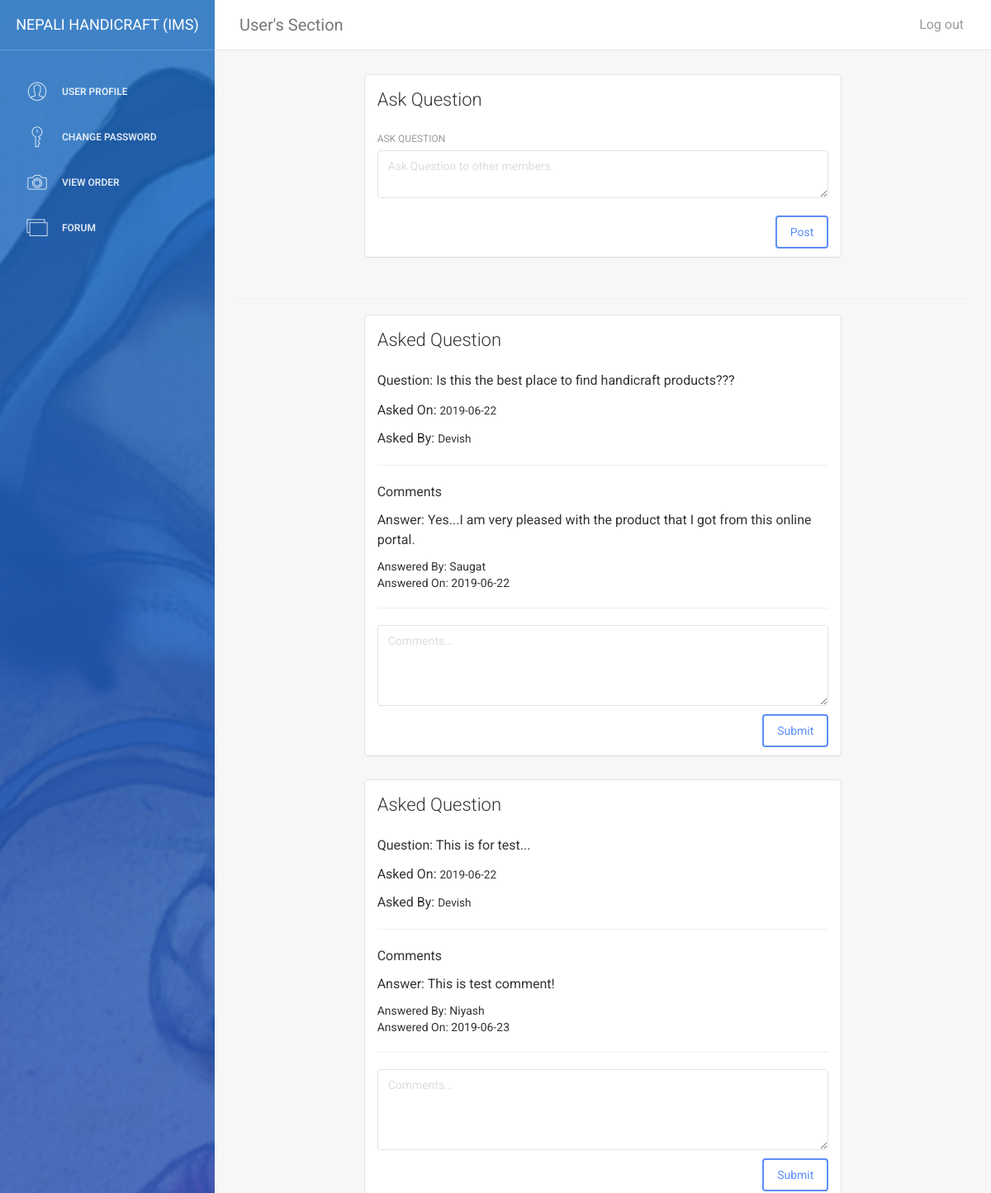
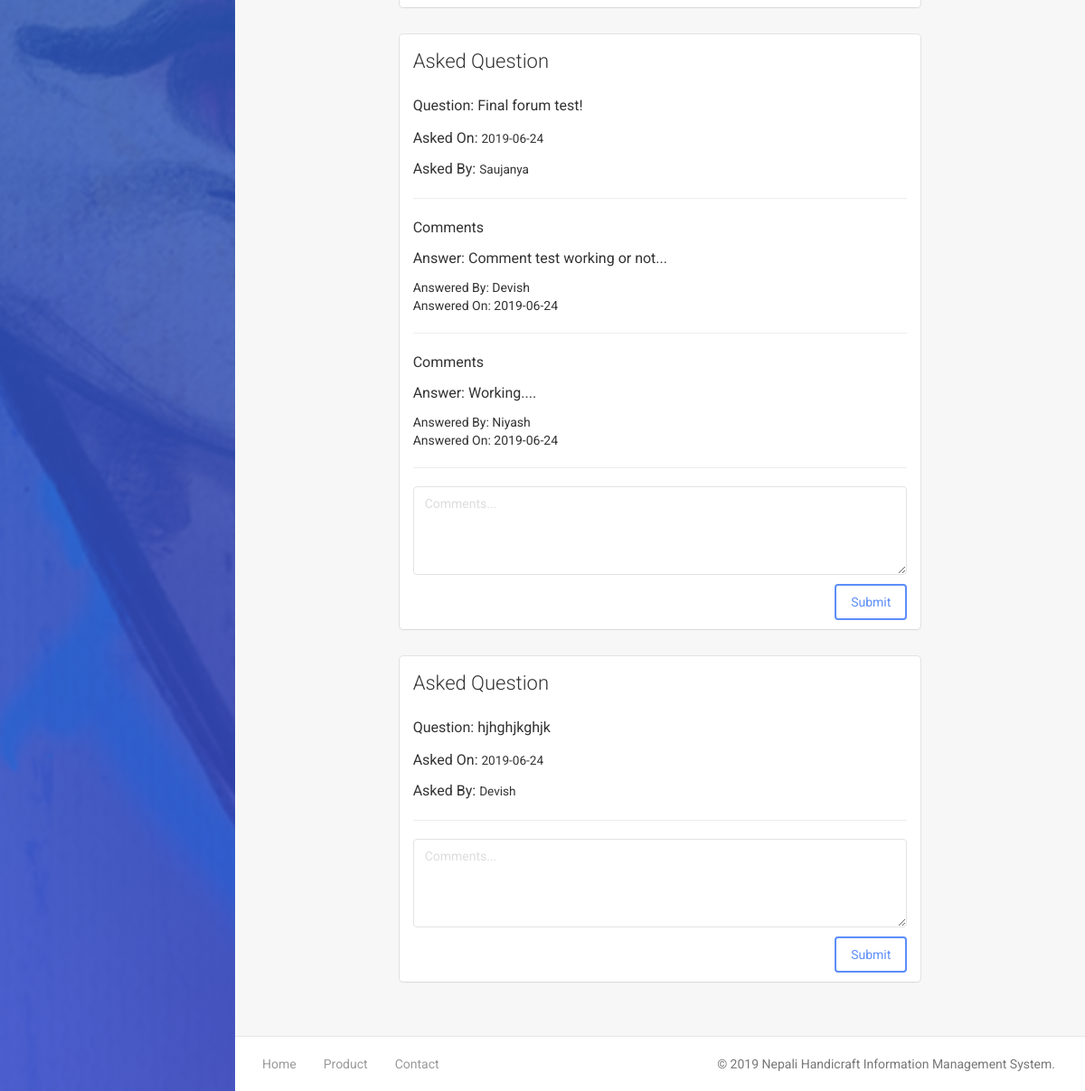
The page /user/forum.php (signed in) on the database its author committed (2 pictures, top to bottom).
### tables this page shows
CREATE TABLE `tbl_forum_question` (
  `fq_id` int(11) NOT NULL,
  `u_name` varchar(255) NOT NULL,
  `question` text NOT NULL,
  `date` date NOT NULL
);

CREATE TABLE `tbl_forum_comment` (
  `fc_id` int(11) NOT NULL,
  `u_name` varchar(50) NOT NULL,
  `fq_id` int(11) NOT NULL,
  `comment` text NOT NULL,
  `date` date NOT NULL
);

### includes/dbConnection.php (called while the page is built, shortened)
<?php
class Connection
{
    private $host;
    private $user;
    private $password;
    private $database;
    private $connect;
    public function __construct()
    {
        $this->host = "localhost";
        $this->user = "root";
        $this->password = "";
        $this->database = "00174648_devishbaidawarchhetri_cp";
    }
    public function getConnection()
    {
        $this->connect = new mysqli($this->host,$this->user,$this->password,$this->database);
        if($this->connect->connect_error)
        {
            die("Error :" .$this->connect->error);
        }
        else
        {
            return $this->connect;
        }
    }
    public function getData($sql)
    {
        $data = [];
        $result = $this->connect->query($sql);
        if($result->num_rows > 0)
        {
            while($row = $result->fetch_assoc())
            {
                $data[] = $row;
            }
        }
        else
        {
            echo "No data found";
        }
        return $data;
    }
}

### classes/forum.class.php (called while the page is built, shortened)
<?php
    require "../includes/dbConnection.php";
    Class Forum extends Connection
    {
        private $connect;
        public function __construct(){
            $this->connect = new Connection();
        }
        public function selectQuestions(){
            return $this->connect->getData("SELECT * FROM `tbl_forum_question`");
        }
    }
?>

### user/forum.php (the view, shortened to what this page needs)
<?php
    require "../classes/forum.class.php";
    $forum = new Forum();
    $result = $forum->selectQuestions();
?>
<!doctype html>
<html lang="en">
<head>
    <link href="assets/css/bootstrap.min.css" rel="stylesheet" />
    <link href="assets/css/animate.min.css" rel="stylesheet"/>
    <link href="assets/css/light-bootstrap-dashboard.css?v=1.4.0" rel="stylesheet"/>
    <link href="assets/css/demo.css" rel="stylesheet" />
    <link href="http://maxcdn.bootstrapcdn.com/font-awesome/4.2.0/css/font-awesome.min.css" rel="stylesheet">
    <link href="assets/css/pe-icon-7-stroke.css" rel="stylesheet" />
</head>
<body>
<div class="wrapper">
    <?php include ('user-sidebar.php'); ?>
    <div class="main-panel">
    <?php include ('user-nav.php'); ?>
        <div class="content">
            <div class="container-fluid">
                <div class="row">
                    <div class="col-md-2"></div>
                    <div class="col-md-8">
                        <div class="card">
                            <div class="header">
                                <h4 class="title">Ask Question</h4>
                            </div>
                            <div class="content">
                                <form action="../actions/postQuestion-action.php" method="POST">
                                    <div class="row">
                                        <div class="col-md-12">
                                            <div class="form-group">
                                                <label>Ask Question</label>
                                                <textarea name="forum-question" class="form-control" cols="5" rows="2" placeholder="Ask Question to other members." required></textarea>
                                            </div>
                                        </div>
                                    </div>
                                    <button type="submit" class="btn btn-primary pull-right" name="postQuestion">Post</button>
                                    <div class="clearfix"></div>
                                </form>
                            </div>
                        </div>
                    </div>
                    <div class="col-md-2"></div>
                </div>
<hr>
                <?php
                    foreach($result as $data){
                ?>
                <div class="row">
                        <div class="col-md-2"></div>
                        <div class="col-md-8">
                            <div class="card">
                                <div class="header">
                                    <h4 class="title">Asked Question</h4>
                                </div>
                                <div class="content">
                                    <div class="row">
                                        <div class="col-md-12">
                                            <div class="form-group">
                                                <h5>Question: <?php echo $data['question']; ?></h5>
                                                <p>Asked On: <small><?php echo $data['date']; ?></small></p>
                                                <p>Asked By: <small><?php echo $data['u_name']; ?></small></p>
                                            </div>
                                            <hr>
                                            <?php
                                                $fq_id = $data['fq_id'];
                                                $servername = "localhost";
                                                $username = "root";
                                                $password = "";
                                                $dbname = "00174648_devishbaidawarchhetri_cp";
                                                $conn = new mysqli($servername, $username, $password, $dbname);
                                                $sql = "SELECT * FROM tbl_forum_comment WHERE `fq_id` = $fq_id";
                                                $results = $conn->query($sql); ?>
                                                <?php while ($row = $results->fetch_array()) { ?>
                                                    <p>Comments</p>
                                                    <p>Answer: <?php echo $row['comment']; ?></p>
                                                    <span>Answered By: <?php echo $row['u_name']; ?></span><br>
                                                    <span>Answered On: <?php echo $row['date']; ?></span><br>
                                                    <hr>
                                                    <?php
                                                }
                                                ?>
                                            <form class="comment-form" action="../actions/forumComments-action.php" method="POST">
                                                <textarea class="form-control" name="forum-comment" id="forum-comment" cols="30" rows="4" placeholder="Comments..." required></textarea>
                                                <input class="btn btn-primary mt-4 cmt-submit" type="submit" name="postComments" value="Submit">
                                            </form>
                                        </div>
                                    </div>
                                </div>
                            </div>
                        </div>
                        <div class="col-md-2"></div>
                    </div>
                <?php
                    }
                ?>
            </div>
        </div>
        <footer class="footer">
            <div class="container-fluid">
                <nav class="pull-left">
                    <ul>
                        <li>
                            <a href="../index.php">
                                Home
                            </a>
                        </li>
                        <li>
                            <a href="../products.php">
                                Product
                            </a>
                        </li>
                        <li>
                            <a href="../contact.php">
                                Contact
                            </a>
                        </li>
                    </ul>
                </nav>
                <p class="copyright pull-right">
                    &copy; <script>document.write(new Date().getFullYear())</script> Nepali Handicraft Information Management System.
                </p>
            </div>
        </footer>
    </div>
</div>
</body>
</html>

### user/forum.php (style rules this page uses)
.cmt-submit { margin: 10px 0 0; float: right; }

### rows shown on the page
tbl_forum_question: question "Is this the best place to find handicraft products???", date "2019-06-22", u_name "Devish"
tbl_forum_comment: comment "Yes...I am very pleased with the product that I got from this online portal.", u_name "Saugat", date "2019-06-22"
tbl_forum_question: question "This is for test...", date "2019-06-22", u_name "Devish"
tbl_forum_comment: comment "This is test comment!", u_name "Niyash", date "2019-06-23"
tbl_forum_question: question "Final forum test!", date "2019-06-24", u_name "Saujanya"
tbl_forum_comment: comment "Comment test working or not...", u_name "Devish", date "2019-06-24"
tbl_forum_comment: comment "Working....", u_name "Niyash", date "2019-06-24"
tbl_forum_question: question "hjhghjkghjk", date "2019-06-24", u_name "Devish"
